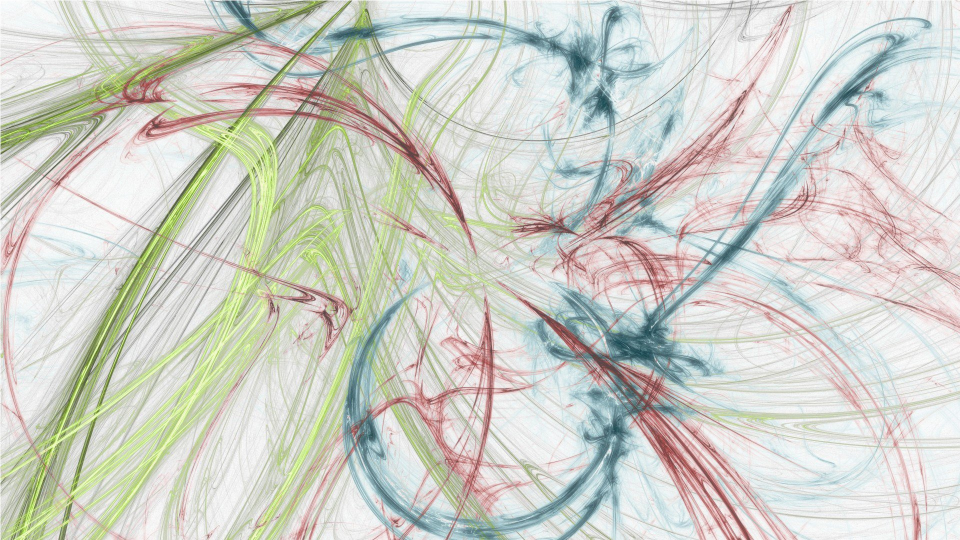
//> input picture Histogram_Equalization/sample2.jpg, 1920 x 1080 px (shown at 1/2 size)
$ ./clahe_2   (built with g++ and OpenCV 4)
//> lines starting //> are read from the running program, lines starting //| are printed output that depends on the picture
#include "opencv2/highgui/highgui.hpp"
#include <opencv2/imgproc/imgproc.hpp>
#include <iostream>
#include <sys/time.h>

using namespace cv;
using namespace std;

int main(int argc, char* argv[])
{

	struct timeval t0,t1,t2,t3,t4;


	static Mat I_RGB;
	static Mat O_RGB;

	I_RGB=imread("sample2.jpg");
//> I_RGB is the input picture: 1080 rows x 1920 cols, CV_8UC3; mean B, G, R 200.9, 209.3, 207.7
	int scale = 2 ;
	Size size(I_RGB.cols/scale,I_RGB.rows/scale);
//> size = Size(960, 540)
	int imgSize= (I_RGB.cols/scale)*(I_RGB.rows/scale);
//> imgSize = 518400

	gettimeofday(&t0,0);

	resize(I_RGB,O_RGB,size);
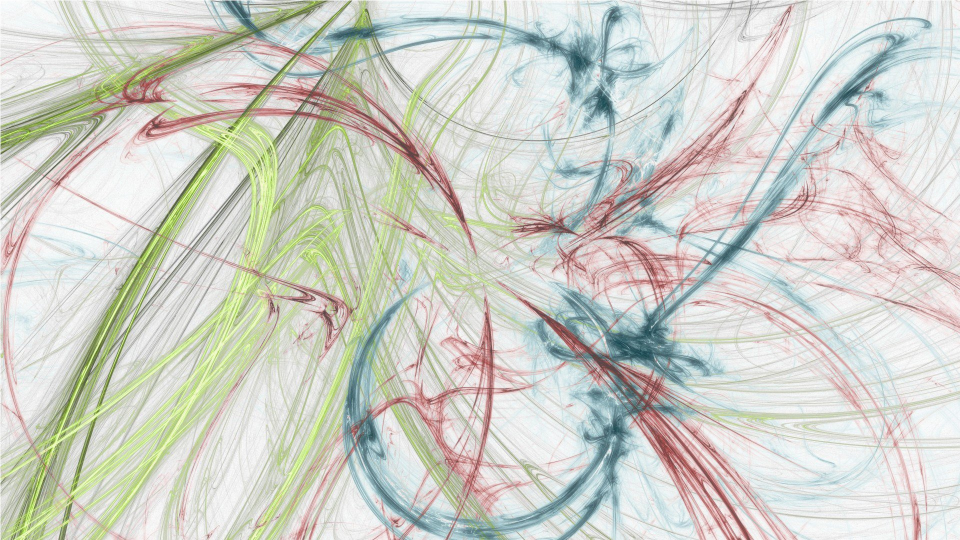
//> O_RGB: 540 rows x 960 cols, CV_8UC3; mean B, G, R 201, 209.5, 207.8
	static Mat O_GRAY(I_RGB.rows,I_RGB.cols,CV_8UC1,Scalar(0));
	cvtColor(O_RGB,O_GRAY,COLOR_RGB2GRAY);
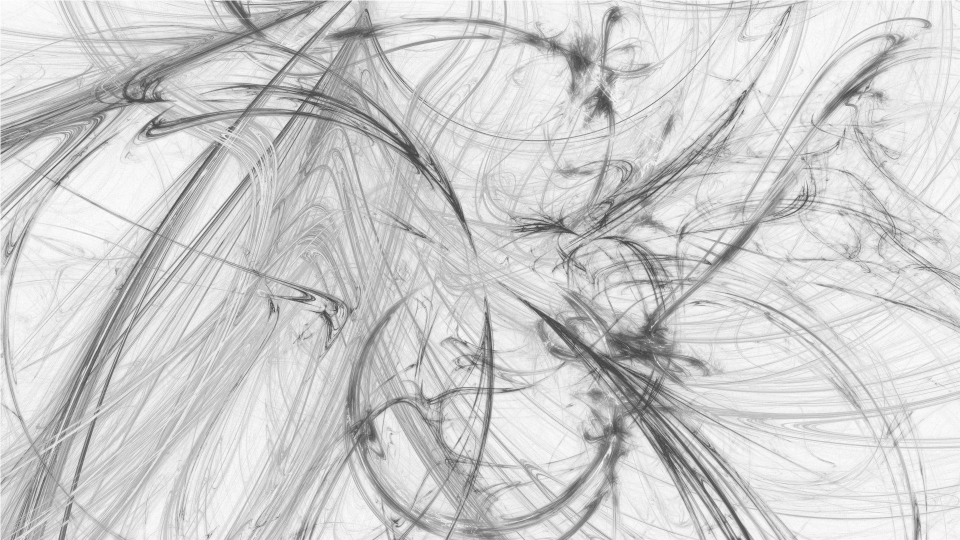
//> O_GRAY: 540 rows x 960 cols, CV_8UC1; min 67, max 253, mean 206.7


	imshow("Gray Image" , O_GRAY);
	waitKey(30);


	static Mat O_HIST(O_GRAY.rows,O_GRAY.cols,CV_8UC1,Scalar(0));

	int numBins=256;
	int bin;

	int window_size = 6 ;
	int w = O_GRAY.cols/6;
//> w = 160
	int h = O_GRAY.rows/6;
//> h = 90
	float normFactor = (float)numBins/(w*h);
//> normFactor = 0.0178
	int histArray[36][256]={0};
	int clipLimit =150;
	int outPixCount;

	for(int k=0; k < window_size ; k++){
		for(int l=0;l< window_size;l++){
			for(int i=k*h ; i < (k+1)*h ; i++){
				for(int j=l*w; j < (l+1)*w ; j++){
					bin =(int)O_GRAY.at<uchar>(i,j);
					if(histArray[k*window_size+l][bin] > clipLimit)
           					outPixCount++;
					else
						histArray[k*window_size+l][bin]=histArray[k*window_size+l][bin]+1;
				}
			}

			int numDistribute = (int)outPixCount/numBins;

			/*for(int i=0; i < 256 ; i++){
				histArray[k*window_size+l][i] = histArray[k*window_size+l][i] + numDistribute;

			}*/

			for(int i=1; i < 256 ; i++){
				histArray[k*window_size+l][i] = histArray[k*window_size+l][i-1] + histArray[k*window_size+l][i];

			}
		}
	}
//> this loop made 6 passes
//> (bin, outPixCount) on passes 1 to 6: (244, 25222), (242, 43074), (231, 64910), (226, 87209), (244, 107210), (237, 130634)
//> after the loop, bin = 237; outPixCount = 130634

	int ulvalue,uvalue,lvalue,value,curvalue,newvalue;


	for(int k=1; k < 6 ; k++){
		for(int l=1;l< 6 ;l++){
			for(int i=k*h ; i < (k+1)*h ; i++){
				for(int j=l*w; j < (l+1)*w ; j++){
					curvalue = (int)(O_GRAY.at<uchar>(i,j));

					value = (int)(histArray[k*window_size+l][curvalue]*normFactor);
					uvalue = (int)(histArray[(k-1)*window_size+l][curvalue]*normFactor);
					ulvalue = (int)(histArray[(k-1)*window_size+(l-1)][curvalue]*normFactor);
					lvalue = (int)(histArray[k*window_size+(l-1)][curvalue]*normFactor);

					float A = ((float)((l*w+w/2)-j)/w)*lvalue + ((float)(j-((l-1)*w+w/2))/w)*value;
					float B = ((float)((l*w+w/2)-j)/w)*ulvalue + ((float)(j-((l-1)*w+w/2))/w)*uvalue;

					O_GRAY.at<uchar>(i,j) = (int)(((float)((k*h+h/2)-i)/h)*A + ((float)(i-((k-1)*h+h/2))/h)*B);

				}
			}
		}
	}
//> this loop made 5 passes
//> (curvalue, value, uvalue, ulvalue, lvalue) on passes 1 to 5: (242, 145, 115, 116, 177), (231, 128, 115, 147, 175), (226, 83, 115, 161, 142), (244, 132, 131, 189, 206), (237, 76, 114, 187, 156)
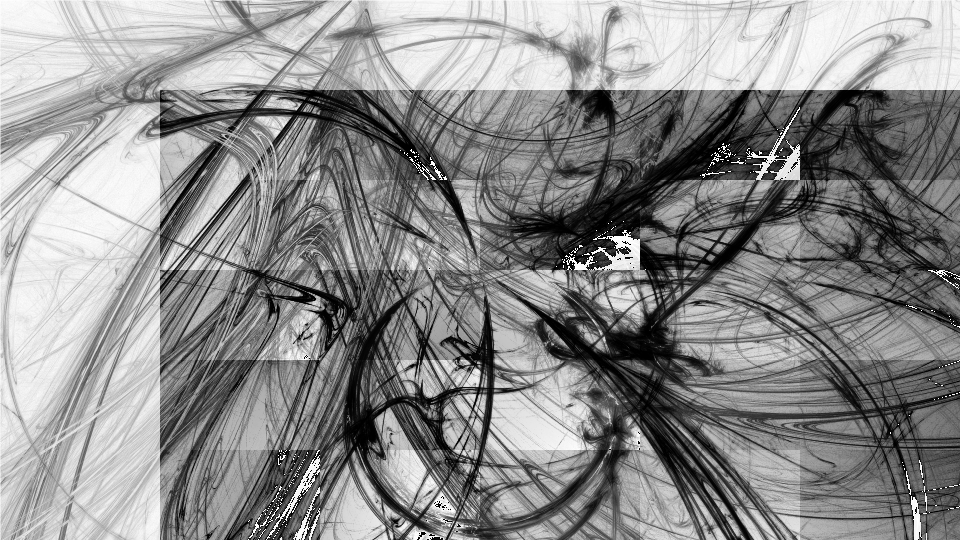
//> O_GRAY: 540 rows x 960 cols, CV_8UC1; min 0, max 255, mean 140.1
//> after the loop, curvalue = 237; value = 76; uvalue = 114; ulvalue = 187; lvalue = 156

	gettimeofday(&t1,0);
	long elapsed = t1.tv_usec-t0.tv_usec;
	cout << "Time :"<<  double(elapsed)/1000000 << endl;

	cout << "done " <<endl;

	while(true){
		imshow("Adaptive Histogram Equalized Image",O_GRAY);
		waitKey(30);
	}

	return 0;

}

$ run again, with Histogram_Equalization/sample3.jpg copied over Histogram_Equalization/sample2.jpg
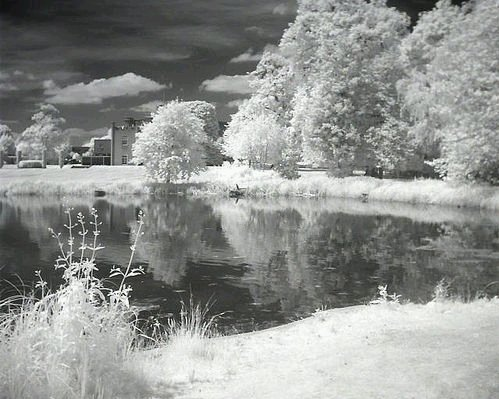
//> input picture Histogram_Equalization/sample3.jpg, 499 x 399 px
//> I_RGB is the input picture: 399 rows x 499 cols, CV_8UC3; mean B, G, R 142.8, 145.8, 143.6
//> `resize(I_RGB,O_RGB,size);`:
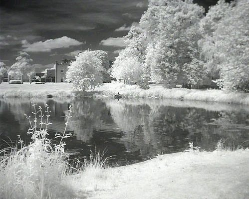
//> O_RGB: 199 rows x 249 cols, CV_8UC3; mean B, G, R 142.7, 145.6, 143.4
//> the loop `for(int k=0; k < window_size ; k++)` made 6 passes
//> bin on passes 1 to 6: 186, 153, 178, 80, 183, 151
//> after the loop `for(int k=0; k < window_size ; k++)`: bin = 151; outPixCount = 0
//> the loop `for(int k=1; k < 6 ; k++)` made 5 passes
//> (curvalue, value, uvalue, ulvalue, lvalue) on passes 1 to 5: (153, 67, 101, 132, 193), (178, 151, 177, 235, 172), (80, 22, 14, 10, 39), (183, 141, 233, 224, 150), (151, 0, 130, 145, 0)
//> after the loop `for(int k=1; k < 6 ; k++)`:
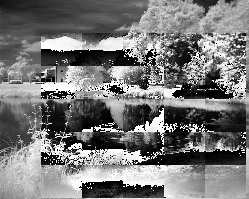
//> O_GRAY: 199 rows x 249 cols, CV_8UC1; min 0, max 255, mean 118.3
//> after the loop `for(int k=1; k < 6 ; k++)`: curvalue = 151; value = 0; uvalue = 130; ulvalue = 145; lvalue = 0

$ run again, with Histogram_Equalization/lake.png saved as Histogram_Equalization/sample2.jpg
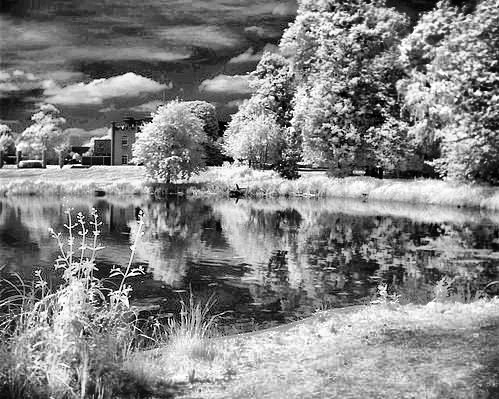
//> input picture Histogram_Equalization/lake.png, 499 x 399 px
//> I_RGB is the input picture: 399 rows x 499 cols, CV_8UC3; min 0, max 255, mean 131.2
//> `resize(I_RGB,O_RGB,size);`:
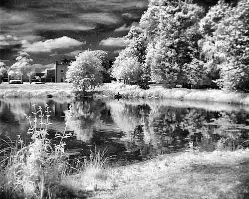
//> O_RGB: 199 rows x 249 cols, CV_8UC3; min 1, max 255, mean 131
//> the loop `for(int k=0; k < window_size ; k++)` made 6 passes
//> bin on passes 1 to 6: 216, 95, 194, 36, 68, 45
//> after the loop `for(int k=0; k < window_size ; k++)`: bin = 45; outPixCount = 0
//> the loop `for(int k=1; k < 6 ; k++)` made 5 passes
//> (curvalue, value, uvalue, ulvalue, lvalue) on passes 1 to 5: (95, 56, 75, 94, 134), (194, 172, 186, 231, 192), (36, 24, 28, 23, 14), (68, 28, 52, 60, 64), (45, 1, 11, 29, 0)
//> after the loop `for(int k=1; k < 6 ; k++)`:
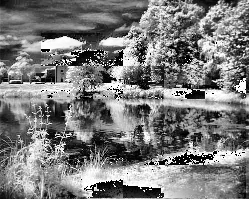
//> O_GRAY: 199 rows x 249 cols, CV_8UC1; min 0, max 255, mean 122.7
//> after the loop `for(int k=1; k < 6 ; k++)`: curvalue = 45; value = 1; uvalue = 11; ulvalue = 29; lvalue = 0
